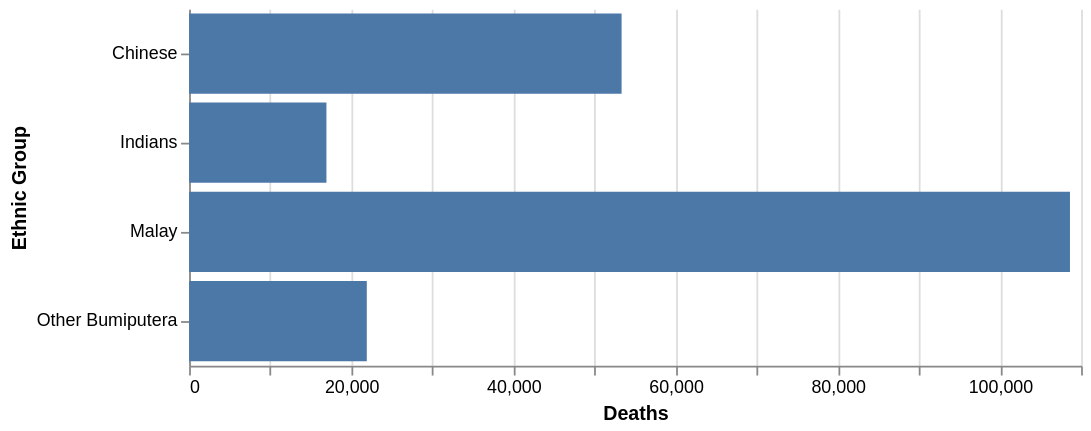

Write a Vega-Lite specification for this figure.
### Vega-Lite specification from a JSON file in a GitHub repository (floating-point values rounded to 4 significant figures)
{"$schema": "https://vega.github.io/schema/vega-lite/v5.json", "config": {"view": {"stroke": ""}}, "width": 500, "height": 200, "data": {"values": [{"ethnic_group": "Malay", "count": 108627}, {"ethnic_group": "Chinese", "count": 53333}, {"ethnic_group": "Indians", "count": 16935}, {"ethnic_group": "Other Bumiputera", "count": 21914}]}, "mark": "bar", "encoding": {"y": {"field": "ethnic_group", "type": "nominal", "title": "Ethnic Group"}, "x": {"field": "count", "type": "quantitative", "title": "Deaths"}}}
